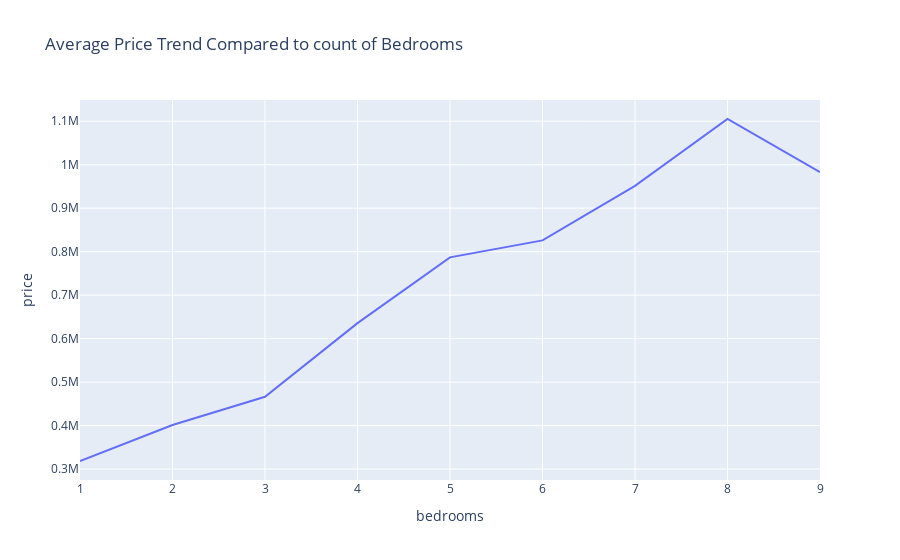

This figure's notebook cell:
### Code cell
px.line(bedroom_price ,x='bedrooms',y='price',title='Average Price Trend Compared to count of Bedrooms')

### Figure 1 — Plotly figure (JSON) as saved in the notebook; plotly's stock layout.template omitted (floating-point values rounded to 4 significant figures)
{"data": [{"hovertemplate": "bedrooms=%{x}<br>price=%{y}<extra></extra>", "legendgroup": "", "line": {"color": "#636efa", "dash": "solid"}, "marker": {"symbol": "circle"}, "mode": "lines", "name": "", "orientation": "v", "showlegend": false, "type": "scatter", "x": [1, 2, 3, 4, 5, 6, 7, 8, 9], "xaxis": "x", "y": [318600.0, 401500.0, 466300.0, 635600.0, 786900.0, 825900.0, 951400.0, 1105000.0, 982800.0], "yaxis": "y"}], "layout": {"legend": {"tracegroupgap": 0}, "title": {"text": "Average Price Trend Compared to count of Bedrooms"}, "xaxis": {"anchor": "y", "domain": [0, 1], "title": {"text": "bedrooms"}}, "yaxis": {"anchor": "x", "domain": [0, 1], "title": {"text": "price"}}}}
